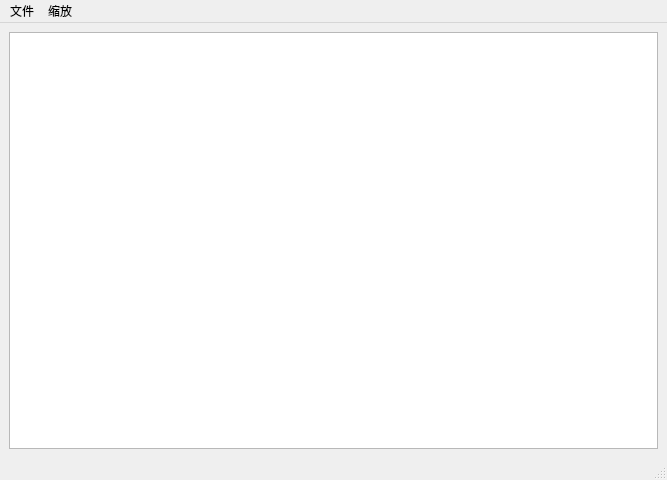
<?xml version="1.0" encoding="UTF-8"?>
<ui version="4.0">
 <class>MainWindow</class>
 <widget class="QMainWindow" name="MainWindow">
  <property name="geometry">
   <rect>
    <x>0</x>
    <y>0</y>
    <width>667</width>
    <height>480</height>
   </rect>
  </property>
  <property name="minimumSize">
   <size>
    <width>480</width>
    <height>480</height>
   </size>
  </property>
  <property name="windowTitle">
   <string>MainWindow</string>
  </property>
  <widget class="QWidget" name="centralwidget">
   <layout class="QGridLayout" name="gridLayout">
    <item row="0" column="0">
     <widget class="QGraphicsView" name="screen">
      <property name="minimumSize">
       <size>
        <width>0</width>
        <height>0</height>
       </size>
      </property>
     </widget>
    </item>
   </layout>
  </widget>
  <widget class="QMenuBar" name="menubar">
   <property name="geometry">
    <rect>
     <x>0</x>
     <y>0</y>
     <width>667</width>
     <height>18</height>
    </rect>
   </property>
   <widget class="QMenu" name="menuFile">
    <property name="title">
     <string>文件</string>
    </property>
    <addaction name="actionOpenFile"/>
    <addaction name="actionSave"/>
    <addaction name="separator"/>
    <addaction name="actionGetImageInfo"/>
    <addaction name="separator"/>
    <addaction name="actionExit"/>
   </widget>
   <widget class="QMenu" name="menuAbout">
    <property name="title">
     <string>缩放</string>
    </property>
    <addaction name="actionZoomIn"/>
    <addaction name="actionZoomOut"/>
   </widget>
   <addaction name="menuFile"/>
   <addaction name="menuAbout"/>
  </widget>
  <widget class="QStatusBar" name="statusbar">
   <property name="sizeGripEnabled">
    <bool>true</bool>
   </property>
  </widget>
  <action name="actionOpenFile">
   <property name="text">
    <string>打开</string>
   </property>
   <property name="toolTip">
    <string>打开新文件</string>
   </property>
   <property name="shortcut">
    <string>Ctrl+O</string>
   </property>
  </action>
  <action name="actionSave">
   <property name="text">
    <string>保存</string>
   </property>
   <property name="toolTip">
    <string>保存文件</string>
   </property>
   <property name="shortcut">
    <string>Ctrl+S</string>
   </property>
  </action>
  <action name="actionExit">
   <property name="text">
    <string>退出</string>
   </property>
  </action>
  <action name="actionZoomIn">
   <property name="text">
    <string>放大</string>
   </property>
   <property name="toolTip">
    <string>放大</string>
   </property>
   <property name="shortcut">
    <string>Ctrl++</string>
   </property>
  </action>
  <action name="actionZoomOut">
   <property name="text">
    <string>缩小</string>
   </property>
   <property name="toolTip">
    <string>缩小</string>
   </property>
   <property name="shortcut">
    <string>Ctrl+-</string>
   </property>
  </action>
  <action name="actionGetImageInfo">
   <property name="text">
    <string>图片信息</string>
   </property>
  </action>
 </widget>
 <resources/>
 <connections>
  <connection>
   <sender>actionExit</sender>
   <signal>triggered(bool)</signal>
   <receiver>MainWindow</receiver>
   <slot>close()</slot>
   <hints>
    <hint type="sourcelabel">
     <x>-1</x>
     <y>-1</y>
    </hint>
    <hint type="destinationlabel">
     <x>399</x>
     <y>299</y>
    </hint>
   </hints>
  </connection>
 </connections>
</ui>
